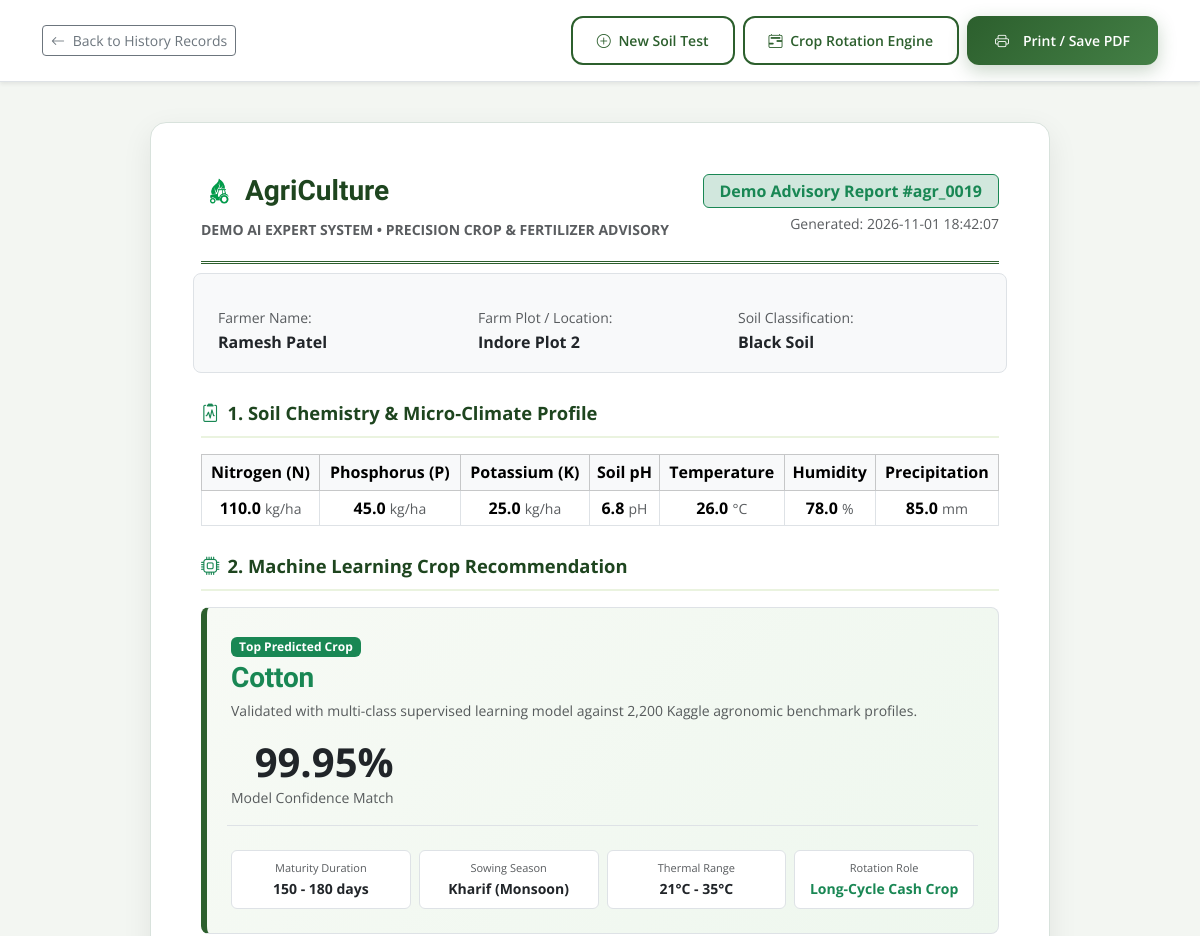
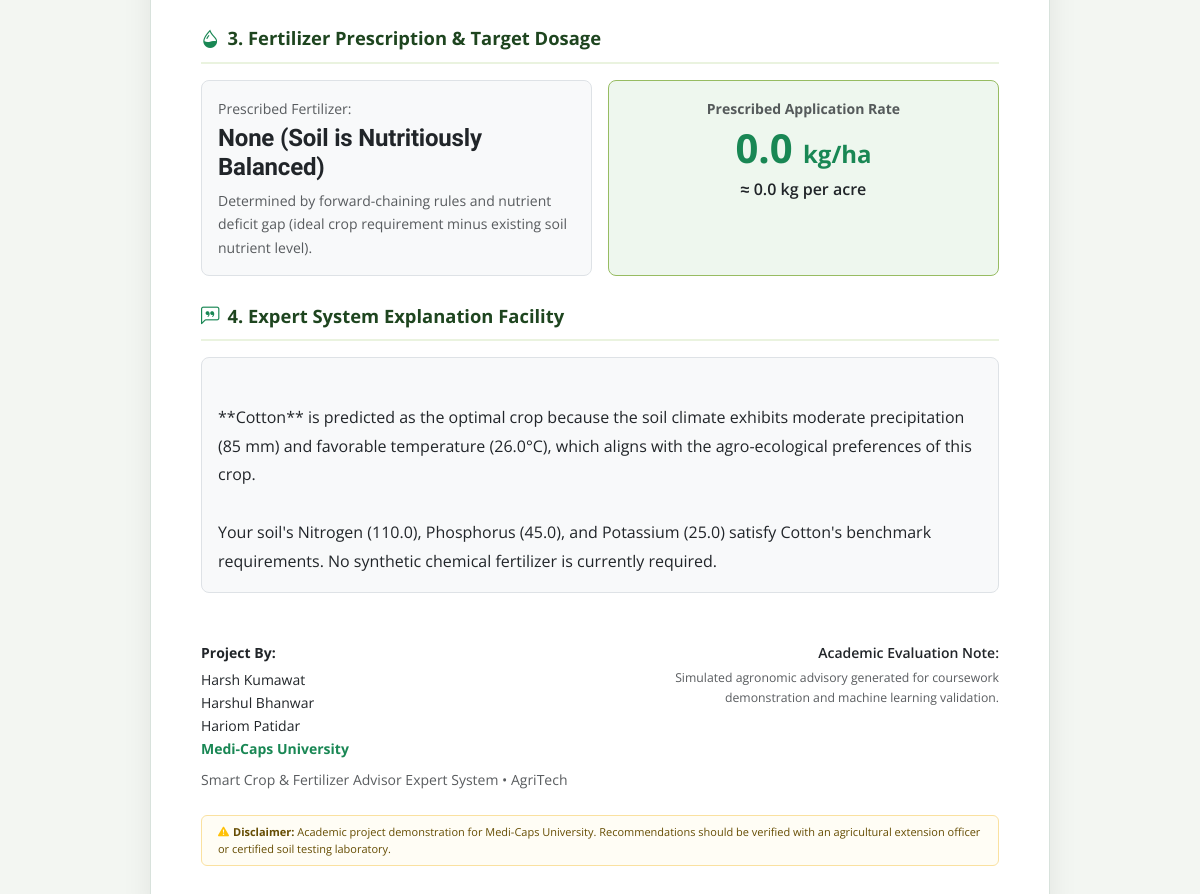
Before: /report/demo with the older database file (2 pictures, top to bottom).
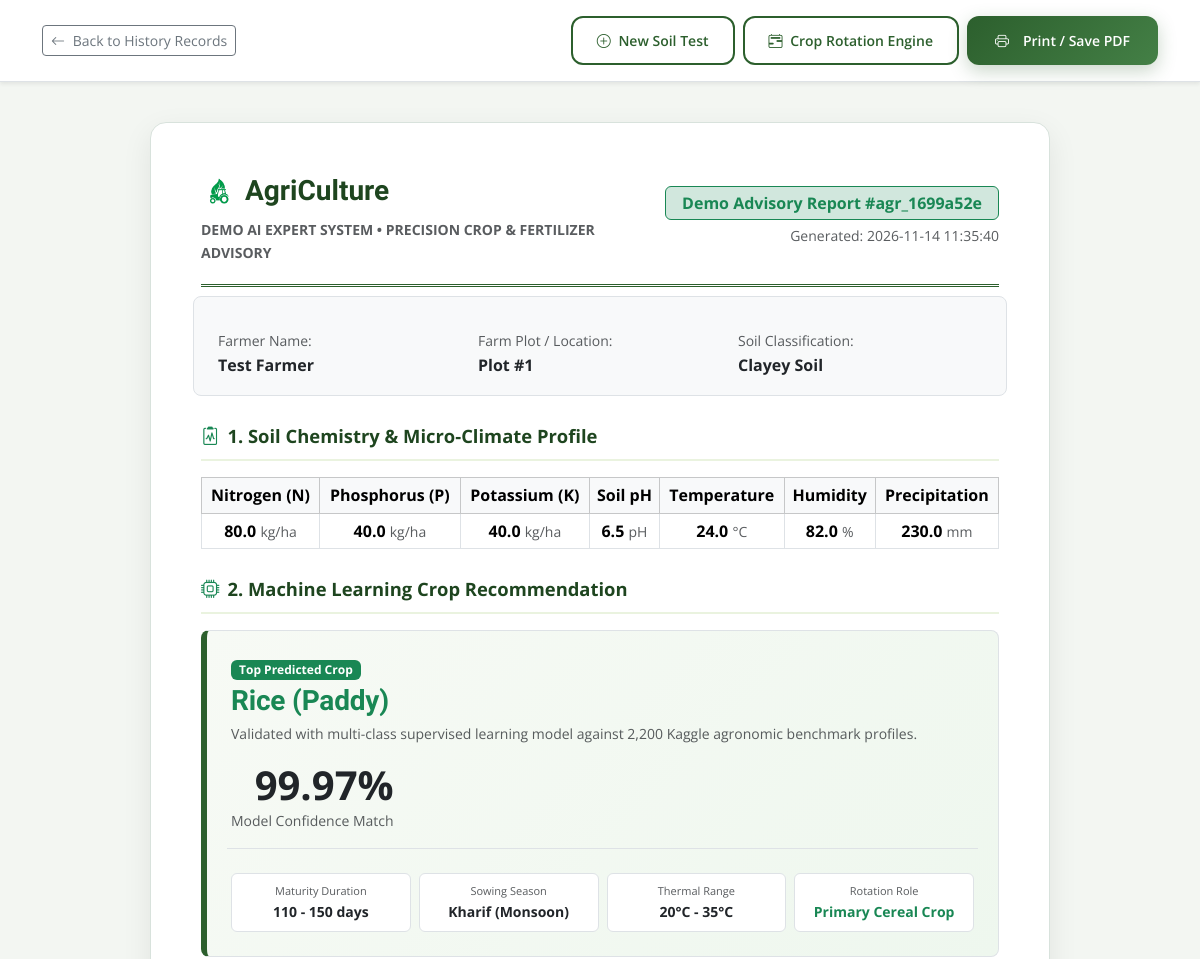
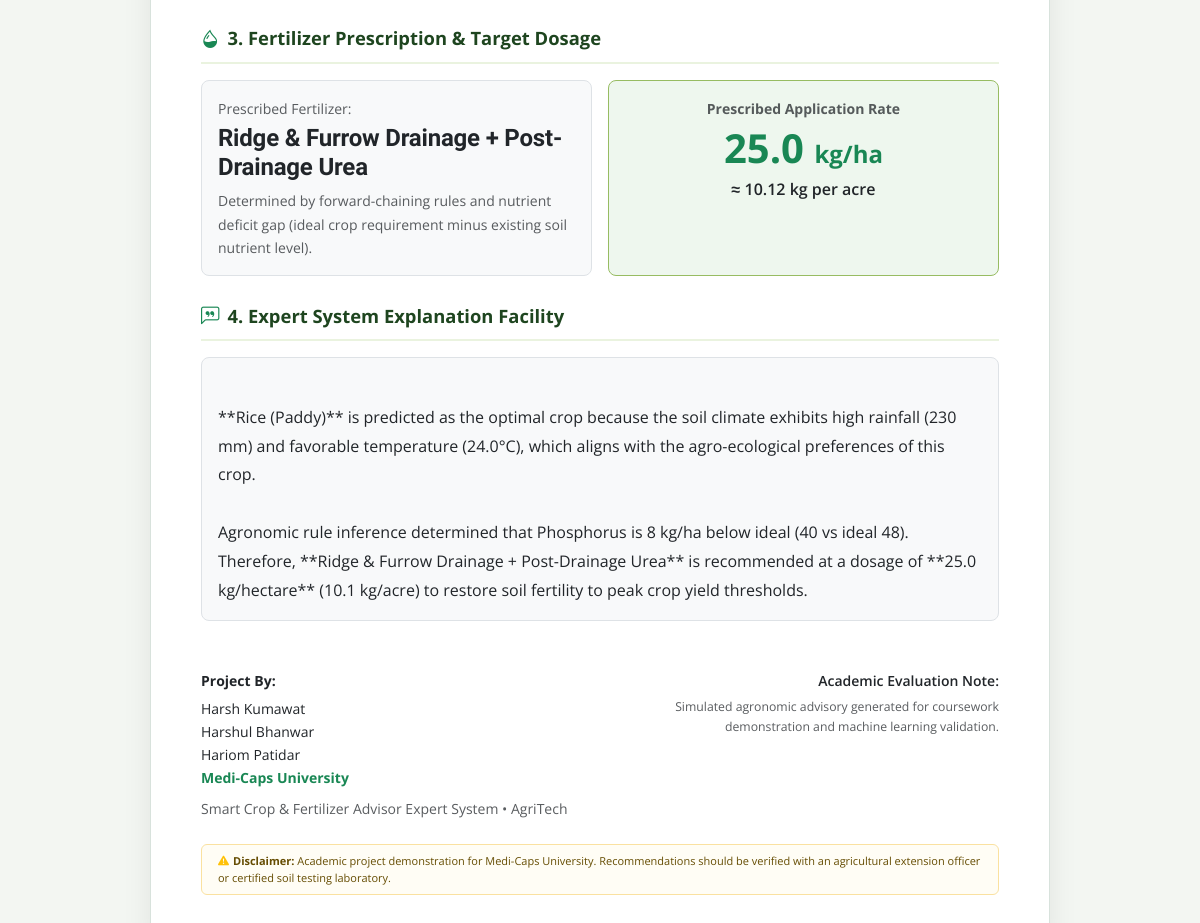
After: the same page with the newer database file (2 pictures, top to bottom).
### tables this page shows
CREATE TABLE recommendations_history (
                    id INTEGER PRIMARY KEY AUTOINCREMENT,
                    timestamp TEXT NOT NULL,
                    farmer_name TEXT DEFAULT 'Farmer',
                    location TEXT DEFAULT 'Farm Field #1',
                    soil_type TEXT DEFAULT 'Alluvial/Loamy',
                    N REAL NOT NULL,
                    P REAL NOT NULL,
                    K REAL NOT NULL,
                    ph REAL NOT NULL,
                    temperature REAL NOT NULL,
                    humidity REAL NOT NULL,
                    rainfall REAL NOT NULL,
                    predicted_crop TEXT NOT NULL,
                    confidence REAL NOT NULL,
                    recommended_fertilizer TEXT NOT NULL,
                    dosage_kg_ha REAL NOT NULL,
                    dosage_kg_acre REAL NOT NULL,
                    explanation TEXT NOT NULL,
                    fired_rules_json TEXT,
                    nutrient_gaps_json TEXT
                , report_id TEXT);

### app.py (the view, shortened to what this page needs)
@app.route('/report/<rec_id>')
def report(rec_id):
    if str(rec_id).lower() == 'demo':
        history_records = db.fetch_history(limit=1, anonymize=False)
        record = history_records[0] if history_records else None
    else:
        record = db.fetch_by_id(rec_id)
        if not record:
            return "<h3>Consultation record not found</h3><p>The advisory report token may be invalid or expired.</p><a href='/history'>Return to Consultation Records</a>", 404
    crop_info = kb.get_crop_requirements(record.get('predicted_crop', ''))
    return render_template('report.html', record=record, crop_info=crop_info)

### app.py (called while the page is built)
@app.context_processor
def inject_global_data():
    return {
        'crop_count': len(kb.crop_requirements),
        'rule_count': len(kb.rules),
        'fert_count': len(kb.fertilizers),
        'crop_dict': kb.crop_requirements,
        'all_crops': kb.get_all_crops(),
        'crop_icons': CROP_ICONS
    }

### crop_expert_system/database.py (called while the page is built)
    def get_connection(self):
        conn = sqlite3.connect(self.db_path)
        conn.row_factory = sqlite3.Row
        return conn

    def fetch_history(self, limit: int = 50, anonymize: bool = False) -> List[Dict[str, Any]]:
        with self.get_connection() as conn:
            cursor = conn.cursor()
            cursor.execute("""
                SELECT * FROM recommendations_history
                ORDER BY id DESC
                LIMIT ?
            """, (limit,))
            rows = cursor.fetchall()
            results = []
            for row in rows:
                r = dict(row)
                if not r.get("report_id"):
                    r["report_id"] = f"agr_{r['id']:04d}"
                if anonymize:
                    r["farmer_name"] = f"Farmer #{r['id']:03d}"
                    r["location"] = f"Field Plot #{r['id']:02d} [Protected]"
                results.append(r)
            return results

### crop_expert_system/knowledge_base.py (called while the page is built)
    def get_crop_requirements(self, crop: str) -> Optional[Dict[str, Any]]:
        if not crop:
            return None
        c = crop.lower().strip()
        if c in self.crop_requirements:
            return self.crop_requirements[c]
        for k, v in self.crop_requirements.items():
            disp = v.get("display_name", "").lower().strip()
            if c == disp or c in disp or disp in c:
                return v
            if k in c or c in k:
                return v
        return None

    def get_all_crops(self) -> List[str]:
        return sorted(list(self.crop_requirements.keys()))

### templates/report.html (shortened to what this page needs)
<!DOCTYPE html>
<html lang="en">
<head>
  <link href="https://cdn.jsdelivr.net/npm/bootstrap@5.3.3/dist/css/bootstrap.min.css" rel="stylesheet">
  <link href="https://cdn.jsdelivr.net/npm/bootstrap-icons@1.11.3/font/bootstrap-icons.min.css" rel="stylesheet">
  <link href="/static/assets/css/main.css?v=2.2" rel="stylesheet">
</head>
<body>
  <div class="no-print bg-white border-bottom py-3 sticky-top shadow-sm">
    <div class="container d-flex justify-content-between align-items-center">
      <a href="/history" class="btn btn-outline-secondary btn-sm">
        <i class="bi bi-arrow-left me-1"></i> Back to History Records
      </a>
      <div class="d-flex gap-2">
        <a href="/advisor" class="btn btn-agri-outline btn-sm">
          <i class="bi bi-plus-circle me-1"></i> New Soil Test
        </a>
        <a href="/rotation" class="btn btn-agri-outline btn-sm">
          <i class="bi bi-calendar2-range me-1"></i> Crop Rotation Engine
        </a>
        <button onclick="window.print()" class="btn btn-agri btn-sm">
          <i class="bi bi-printer me-1"></i> Print / Save PDF
        </button>
      </div>
    </div>
  </div>
  <div class="container">
    <div class="report-paper">
      <div class="report-header d-flex justify-content-between align-items-center">
        <div>
          <div class="d-flex align-items-center gap-2 mb-1">
            <img src="/static/assets/img/logo.png" alt="AgriCulture Logo" width="36" height="36" style="border-radius: 8px;">
            <span class="fs-3 fw-bold" style="font-family: 'Marcellus', serif; color: #1e451f;">AgriCulture</span>
          </div>
          <div class="text-uppercase small fw-bold text-muted tracking-wider">Demo AI Expert System • Precision Crop & Fertilizer Advisory</div>
        </div>
        <div class="text-end">
          <span class="badge bg-success-subtle text-success fs-6 border border-success px-3 py-2">
            Demo Advisory Report #{{ record.report_id if record.report_id else record.id }}
          </span>
          <div class="small text-muted mt-1">Generated: {{ record.timestamp }}</div>
        </div>
      </div>
      <div class="row g-3 p-3 bg-light rounded-3 border mb-4">
        <div class="col-sm-4">
          <div class="small text-muted">Farmer Name:</div>
          <div class="fw-bold text-dark fs-6">{{ record.farmer_name }}</div>
        </div>
        <div class="col-sm-4">
          <div class="small text-muted">Farm Plot / Location:</div>
          <div class="fw-bold text-dark fs-6">{{ record.location }}</div>
        </div>
        <div class="col-sm-4">
          <div class="small text-muted">Soil Classification:</div>
          <div class="fw-bold text-dark fs-6">{{ record.soil_type }} Soil</div>
        </div>
      </div>
      <div class="section-head-report">
        <i class="bi bi-clipboard2-pulse text-success"></i> 1. Soil Chemistry & Micro-Climate Profile
      </div>
      <table class="table table-bordered table-sm align-middle text-center mb-4">
        <thead class="table-light">
          <tr>
            <th>Nitrogen (N)</th>
            <th>Phosphorus (P)</th>
            <th>Potassium (K)</th>
            <th>Soil pH</th>
            <th>Temperature</th>
            <th>Humidity</th>
            <th>Precipitation</th>
          </tr>
        </thead>
        <tbody>
          <tr class="fw-bold fs-6">
            <td>{{ record.N }} <span class="small fw-normal text-muted">kg/ha</span></td>
            <td>{{ record.P }} <span class="small fw-normal text-muted">kg/ha</span></td>
            <td>{{ record.K }} <span class="small fw-normal text-muted">kg/ha</span></td>
            <td>{{ record.ph }} <span class="small fw-normal text-muted">pH</span></td>
            <td>{{ record.temperature }} <span class="small fw-normal text-muted">°C</span></td>
            <td>{{ record.humidity }} <span class="small fw-normal text-muted">%</span></td>
            <td>{{ record.rainfall }} <span class="small fw-normal text-muted">mm</span></td>
          </tr>
        </tbody>
      </table>
      <div class="section-head-report">
        <i class="bi bi-cpu text-success"></i> 2. Machine Learning Crop Recommendation
      </div>
      <div class="p-4 rounded-3 border mb-4" style="background: linear-gradient(135deg, #f7faf5, #eef7ee); border-left: 6px solid #2c5f2d !important;">
        <div class="d-flex justify-content-between align-items-center flex-wrap gap-3">
          <div>
            <span class="badge bg-success px-2 py-1 mb-1">Top Predicted Crop</span>
            <h3 class="fw-bold text-success mb-1" style="font-family: 'Marcellus', serif;">{{ record.predicted_crop }}</h3>
            <div class="text-muted small">Validated with multi-class supervised learning model against 2,200 Kaggle agronomic benchmark profiles.</div>
          </div>
          <div class="text-end">
            <div class="display-6 fw-bold text-dark">{{ record.confidence }}%</div>
            <div class="small text-muted">Model Confidence Match</div>
          </div>
        </div>
        {% if crop_info %}
        <div class="row g-2 mt-3 pt-3 border-top">
          <div class="col-sm-3 col-6">
            <div class="p-2 bg-white rounded border text-center">
              <div class="small text-muted" style="font-size: 11px;">Maturity Duration</div>
              <div class="fw-bold text-dark small">{{ crop_info.growth_duration_days }}</div>
            </div>
          </div>
          <div class="col-sm-3 col-6">
            <div class="p-2 bg-white rounded border text-center">
              <div class="small text-muted" style="font-size: 11px;">Sowing Season</div>
              <div class="fw-bold text-dark small">{{ crop_info.season }}</div>
            </div>
          </div>
          <div class="col-sm-3 col-6">
            <div class="p-2 bg-white rounded border text-center">
              <div class="small text-muted" style="font-size: 11px;">Thermal Range</div>
              <div class="fw-bold text-dark small">{{ crop_info.temp_min }}°C - {{ crop_info.temp_max }}°C</div>
            </div>
          </div>
          <div class="col-sm-3 col-6">
            <div class="p-2 bg-white rounded border text-center">
              <div class="small text-muted" style="font-size: 11px;">Rotation Role</div>
              <div class="fw-bold text-success small">{{ crop_info.rotation_role }}</div>
            </div>
          </div>
        </div>
        {% endif %}
      </div>
      <div class="section-head-report">
        <i class="bi bi-droplet-half text-success"></i> 3. Fertilizer Prescription & Target Dosage
      </div>
      <div class="row g-3 mb-4">
        <div class="col-md-6">
          <div class="p-3 bg-light rounded-3 border h-100">
            <div class="small text-muted">Prescribed Fertilizer:</div>
            <h4 class="fw-bold text-dark mt-1">{{ record.recommended_fertilizer }}</h4>
            <div class="small text-muted mt-2">
              Determined by forward-chaining rules and nutrient deficit gap (ideal crop requirement minus existing soil nutrient level).
            </div>
          </div>
        </div>
        <div class="col-md-6">
          <div class="p-3 rounded-3 border h-100 text-center" style="background: #eef7ee; border-color: #97bc62 !important;">
            <div class="small text-muted fw-bold">Prescribed Application Rate</div>
            <div class="display-6 fw-bold text-success my-1">{{ record.dosage_kg_ha }} <span class="fs-4">kg/ha</span></div>
            <div class="fw-semibold text-dark">≈ {{ record.dosage_kg_acre }} kg per acre</div>
          </div>
        </div>
      </div>
      <div class="section-head-report">
        <i class="bi bi-chat-left-quote text-success"></i> 4. Expert System Explanation Facility
      </div>
      <div class="p-3 bg-light rounded-3 border mb-4">
        <p class="mb-0 text-dark" style="white-space: pre-line; line-height: 1.8;">
          {{ record.explanation }}
        </p>
      </div>
      <div class="row pt-4 mt-4 text-muted small signature-row">
        <div class="col-sm-6 mb-3 mb-sm-0">
          <div class="fw-bold text-dark mb-1">Project By:</div>
          <div class="text-dark">Harsh Kumawat</div>
          <div class="text-dark">Harshul Bhanwar</div>
          <div class="text-dark">Hariom Patidar</div>
          <div class="text-success fw-bold">Medi-Caps University</div>
          <div class="text-muted mt-2">Smart Crop & Fertilizer Advisor Expert System • AgriTech</div>
        </div>
        <div class="col-sm-6 text-sm-end">
          <div class="fw-semibold text-dark">Academic Evaluation Note:</div>
          <div class="small text-muted mt-1">Simulated agronomic advisory generated for coursework demonstration and machine learning validation.</div>
        </div>
      </div>
      <div class="alert alert-warning py-2 px-3 small border mt-4 mb-0 text-start" style="font-size: 11px; line-height: 1.5; background: #fffdf5; border-color: #fae1a0 !important;">
        <strong><i class="bi bi-exclamation-triangle-fill me-1 text-warning"></i>Disclaimer:</strong>
        Academic project demonstration for Medi-Caps University. Recommendations should be verified with an agricultural extension officer or certified soil testing laboratory.
      </div>
    </div>
  </div>
</body>
</html>

### static/assets/css/main.css (style rules this page uses)
:root { --primary-color: #2c5f2d; --primary-dark: #1e451f; --primary-light: #448046; --accent-color: #97bc62; --accent-light: #eaf3df; --accent-gold: #c5a059; --earth-brown: #8d6e63; --bg-light: #f8faf7; --surface-card: #ffffff; --text-main: #2b3a2c; --text-muted: #5e6d5f; --heading-font: 'Marcellus', Georgia, serif; --body-font: 'Open Sans', system-ui, -apple-system, sans-serif; --border-radius-lg: 18px; --border-radius-md: 12px; --shadow-sm: 0 4px 12px rgba(44, 95, 45, 0.06); --shadow-md: 0 10px 30px rgba(44, 95, 45, 0.10); --shadow-lg: 0 20px 45px rgba(27, 67, 50, 0.16); }
body { font-family: var(--body-font); color: var(--text-main); background-color: var(--bg-light); line-height: 1.65; overflow-x: hidden; }
h1, h2, h3, h4, h5, h6, .sitename, .service-heading, .content-title { font-family: var(--heading-font); color: var(--primary-dark); letter-spacing: -0.2px; }
.btn-agri { background: linear-gradient(135deg, var(--primary-color), var(--primary-light)); color: #fff; font-weight: 600; padding: 14px 28px; border-radius: 12px; border: none; display: inline-flex; align-items: center; justify-content: center; gap: 10px; transition: all 0.3s ease; box-shadow: 0 6px 18px rgba(44, 95, 45, 0.25); text-decoration: none; }
.btn-agri-outline { border: 2px solid var(--primary-color); color: var(--primary-color); font-weight: 600; padding: 12px 24px; border-radius: 12px; background: transparent; transition: all 0.3s ease; text-decoration: none; }

### templates/report.html (style rules this page uses)
body { background-color: #f3f6f2; color: #212529; font-family: 'Open Sans', sans-serif; }
.report-paper { background: #ffffff; border: 1px solid #d8e2dc; border-radius: 16px; box-shadow: 0 10px 30px rgba(0, 0, 0, 0.08); padding: 45px 50px; max-width: 900px; margin: 40px auto; }
.report-header { border-bottom: 3px double #2c5f2d; padding-bottom: 20px; margin-bottom: 25px; }
.section-head-report { font-size: 1.15rem; font-weight: 700; color: #1e451f; border-bottom: 2px solid #eaf3df; padding-bottom: 8px; margin-top: 25px; margin-bottom: 16px; display: flex; align-items: center; gap: 8px; }

Changed rows visible on the page:
no longer on this page (row edited): recommendations_history: timestamp "2026-11-01 18:42:07", farmer_name "Ramesh Patel", location "Indore Plot 2", soil_type "Black", N "110.0", P "45.0", K "25.0", ph "6.8", temperature "26.0", humidity "78.0", rainfall "85.0", predicted_crop "Cotton", confidence "99.95", recommended_fertilizer "None (Soil is Nutritiously Balanced)", dosage_kg_ha "0.0", dosage_kg_acre "0.0", explanation "**Cotton** is predicted as the optimal crop because the soil climate exhibits moderate precipitation (85 mm) and favorable temperature (26.0°C), which aligns with the agro-ecological preferences of this crop. Your soil's Nitrogen (110.0), Phosphorus (45.0), and Potassium (25.0) satisfy Cotton's benchmark requirements. No synthetic chemical fertilizer is currently required."
added recommendations_history: report "agr_1699a52e", timestamp "2026-11-14 11:35:40", farmer_name "Test Farmer", location "Plot #1", soil_type "Clayey", N "80.0", P "40.0", K "40.0", ph "6.5", temperature "24.0", humidity "82.0", rainfall "230.0", predicted_crop "Rice (Paddy)", confidence "99.97", recommended_fertilizer "Ridge & Furrow Drainage + Post-Drainage Urea", dosage_kg_ha "25.0", dosage_kg_acre "10.12", explanation "**Rice (Paddy)** is predicted as the optimal crop because the soil climate exhibits high rainfall (230 mm) and favorable temperature (24.0°C), which aligns with the agro-ecological preferences of this crop. Agronomic rule inference determined that Phosphorus is 8 kg/ha below ideal (40 vs ideal 48). Therefore, **Ridge & Furrow Drainage + Post-Drainage Urea** is recommended at a dosage of **25.0 kg/hectare** (10.1 kg/acre) to restore soil fertility to peak crop yield thresholds."
Other visible differences:
{{ crop_info.growth_duration_days }}: "150 - 180 days" → "110 - 150 days"
{{ crop_info.temp_min }}: "21" → "20"
{{ crop_info.rotation_role }}: "Long-Cycle Cash Crop" → "Primary Cereal Crop"
{{ record.report_id if record.report_id else record.id }}: "agr_0019" → (not shown)
